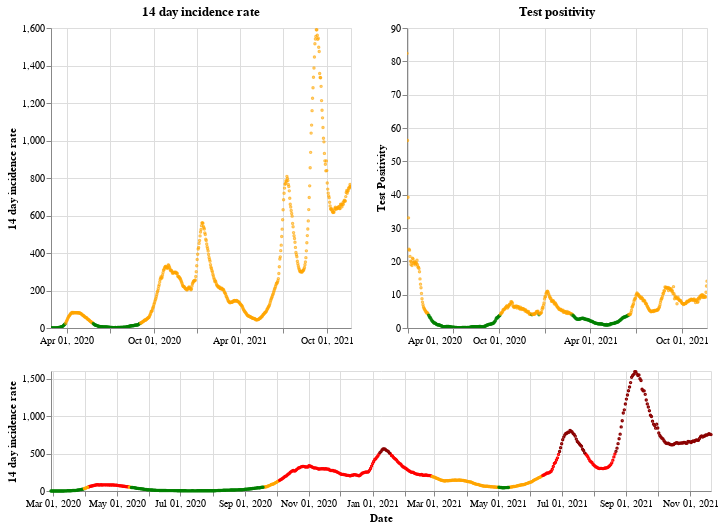

The notebook cell saved with this chart:
### Markdown cell above
## Scotland

### Code cell
plot_traffic_light('Scotland')

### Figure 1 — Vega-Lite specification as saved in the notebook (floating-point values rounded to 4 significant figures; data arrays with more than 128 entries replaced by an {"elided": "..."} marker saying what was removed)
{"config": {"view": {"continuousWidth": 400, "continuousHeight": 300}}, "vconcat": [{"hconcat": [{"mark": {"type": "point", "size": 2}, "encoding": {"color": {"condition": {"value": "green", "test": "(datum.twoWeeklyCasesRate <= 25)"}, "value": "orange"}, "tooltip": [{"type": "nominal", "field": "areaName"}, {"type": "temporal", "field": "date"}, {"type": "quantitative", "field": "twoWeeklyCasesRate"}, {"type": "quantitative", "field": "testPositivity"}], "x": {"type": "temporal", "axis": {"title": ""}, "field": "date", "scale": {"domain": {"selection": "DateBrush"}}, "timeUnit": "yearmonthdate"}, "y": {"type": "quantitative", "axis": {"title": "14 day incidence rate"}, "field": "twoWeeklyCasesRate"}}, "title": "14 day incidence rate", "width": 300}, {"mark": {"type": "point", "size": 2}, "encoding": {"color": {"condition": {"value": "green", "test": "(datum.testPositivity <= 4)"}, "value": "orange"}, "tooltip": [{"type": "nominal", "field": "areaName"}, {"type": "temporal", "field": "date"}, {"type": "quantitative", "field": "twoWeeklyCasesRate"}, {"type": "quantitative", "field": "testPositivity"}], "x": {"type": "temporal", "axis": {"title": ""}, "field": "date", "scale": {"domain": {"selection": "DateBrush"}}, "timeUnit": "yearmonthdate"}, "y": {"type": "quantitative", "axis": {"title": "Test Positivity"}, "field": "testPositivity"}}, "title": "Test positivity", "width": 300}]}, {"layer": [{"mark": {"type": "point", "size": 2}, "encoding": {"color": {"condition": {"value": "orange", "test": "(((datum.testPositivity < 4) && (datum.twoWeeklyCasesRate >= 50)) && (datum.twoWeeklyCasesRate < 200))"}, "value": "red"}, "opacity": {"condition": {"value": 1, "test": "((datum.twoWeeklyCasesRate >= 50) && (datum.twoWeeklyCasesRate < 500))"}, "value": 0}, "tooltip": [{"type": "nominal", "field": "areaName"}, {"type": "temporal", "field": "date"}, {"type": "quantitative", "field": "twoWeeklyCasesRate"}, {"type": "quantitative", "field": "testPositivity"}], "x": {"type": "temporal", "axis": {"title": "Date"}, "field": "date", "timeUnit": "yearmonthdate"}, "y": {"type": "quantitative", "axis": {"title": "14 day incidence rate"}, "field": "twoWeeklyCasesRate"}}, "selection": {"DateBrush": {"type": "interval", "encodings": ["x"], "fields": ["Time"]}}}, {"mark": {"type": "point", "size": 2}, "encoding": {"color": {"value": "darkred"}, "opacity": {"condition": {"value": 1, "test": "(datum.twoWeeklyCasesRate >= 500)"}, "value": 0}, "tooltip": [{"type": "nominal", "field": "areaName"}, {"type": "temporal", "field": "date"}, {"type": "quantitative", "field": "twoWeeklyCasesRate"}, {"type": "quantitative", "field": "testPositivity"}], "x": {"type": "temporal", "axis": {"title": "Date"}, "field": "date", "timeUnit": "yearmonthdate"}, "y": {"type": "quantitative", "axis": {"title": "14 day incidence rate"}, "field": "twoWeeklyCasesRate"}}}, {"mark": {"type": "point", "size": 2}, "encoding": {"color": {"condition": {"value": "green", "test": "((datum.testPositivity < 4) && (datum.twoWeeklyCasesRate < 50))"}, "value": "orange"}, "opacity": {"condition": {"value": 1, "test": "(datum.twoWeeklyCasesRate < 50)"}, "value": 0}, "tooltip": [{"type": "nominal", "field": "areaName"}, {"type": "temporal", "field": "date"}, {"type": "quantitative", "field": "twoWeeklyCasesRate"}, {"type": "quantitative", "field": "testPositivity"}], "x": {"type": "temporal", "axis": {"title": "Date"}, "field": "date", "timeUnit": "yearmonthdate"}, "y": {"type": "quantitative", "axis": {"title": "14 day incidence rate"}, "field": "twoWeeklyCasesRate"}}}], "height": 120, "width": 660}], "data": {"name": "data-95eb2e082767ff877a0a17588d1e0362"}, "$schema": "https://vega.github.io/schema/vega-lite/v4.8.1.json", "datasets": {"data-95eb2e082767ff877a0a17588d1e0362": {"elided": "633 records"}}}
